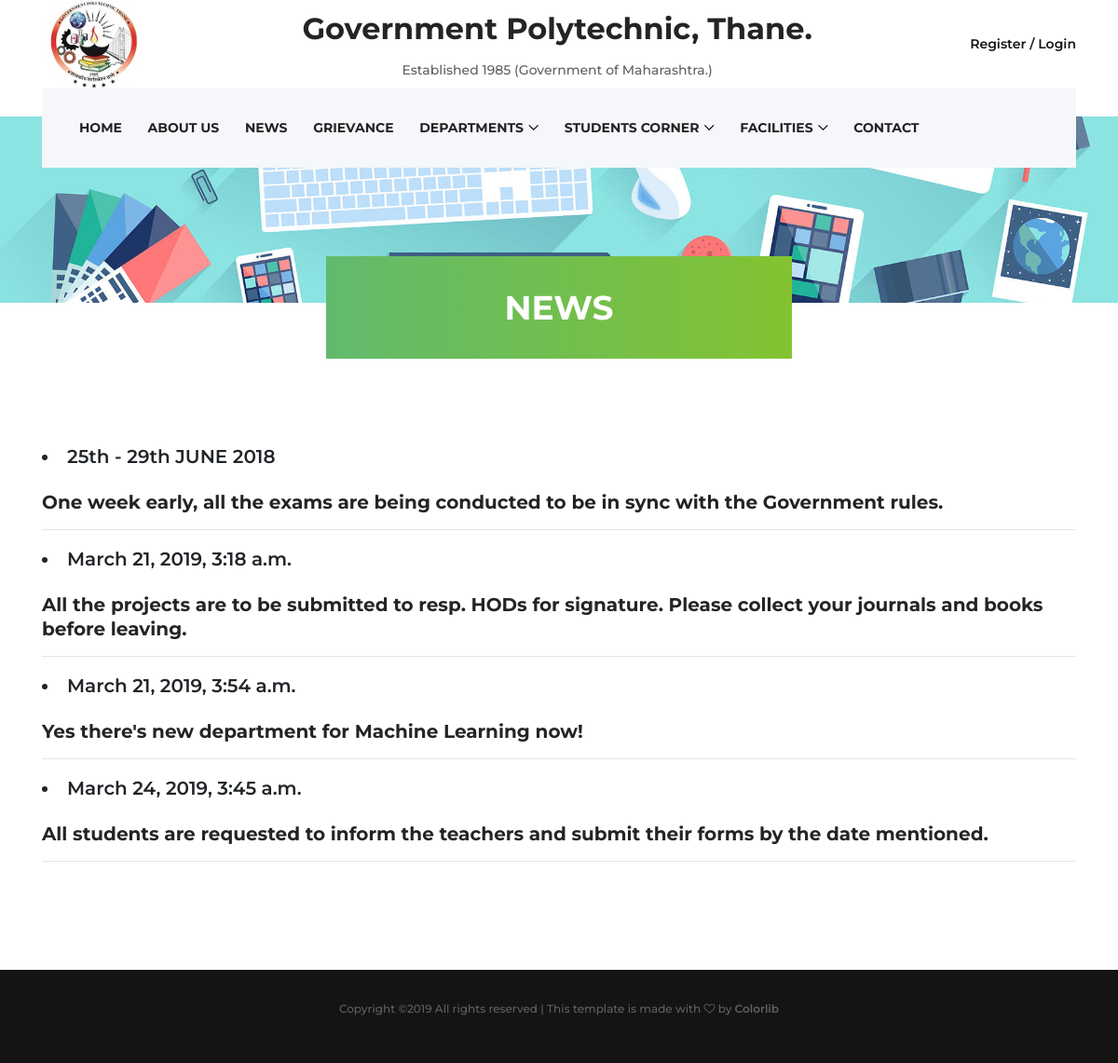
The app's page /news, older data.
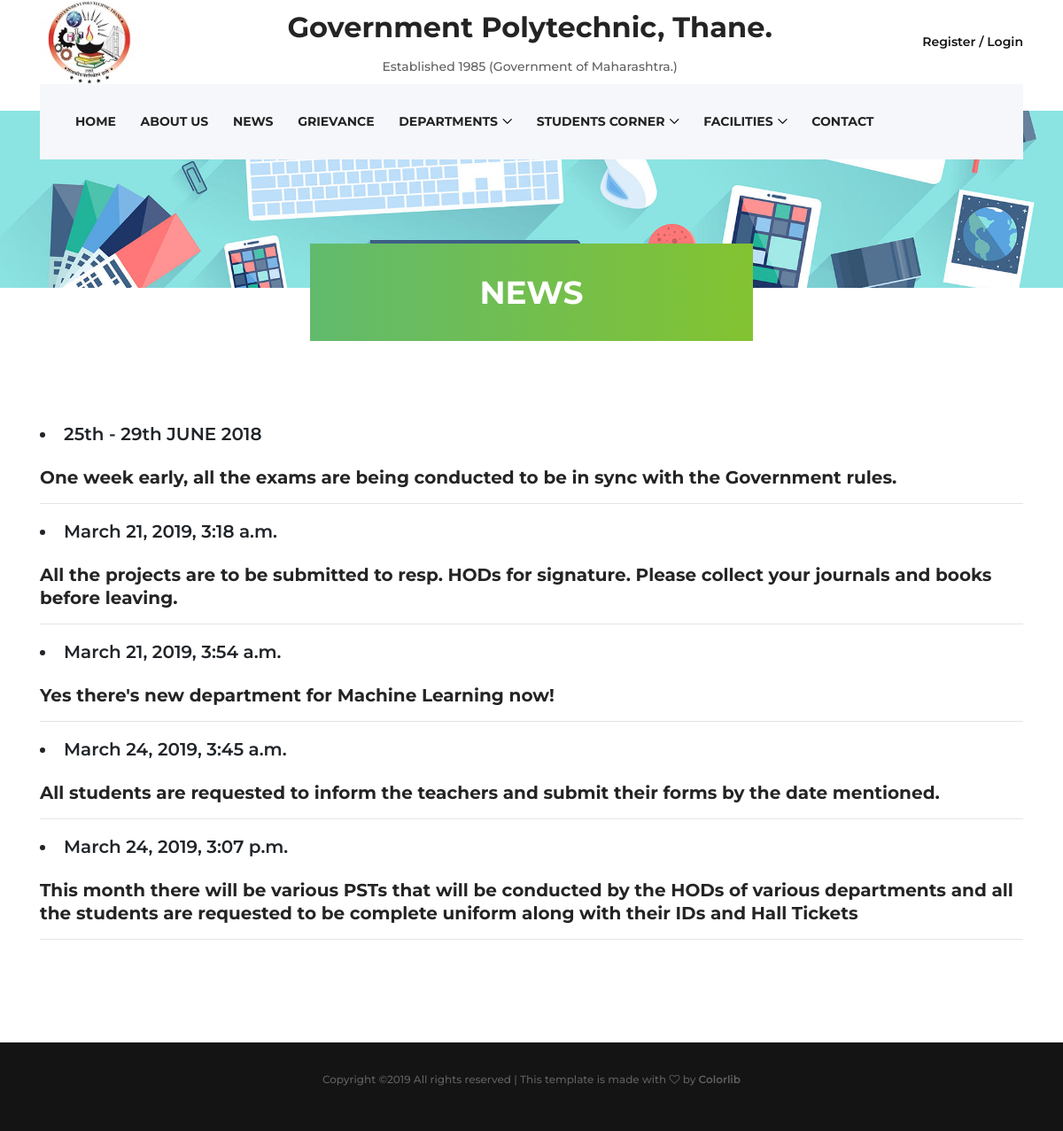
The same page, newer data.
### blogs/models.py (models this page shows, shortened)
class News(models.Model):
    news_title = models.CharField(max_length=500)
    news_content = models.TextField()
    news_date = models.DateTimeField(default=timezone.now)

### mainweb/views.py (the view)
# urls.py: path('news', views.news, name="news"),
def news(request):
    newslist = News.objects.all()
    context = { 'newslist' : newslist }
    return render(request, 'mainweb/news.html', context)

### mainweb/templates/mainweb/news.html (shortened to what this page needs)
<!DOCTYPE html>
<html lang="en">
<head>
    <link rel="stylesheet" href="/static/scss/_mixin.scss">
    <link rel="stylesheet" href="/static/scss/_responsive.scss">
    <link rel="stylesheet" href="/static/scss/_theme_color.scss">
    <link rel="stylesheet" href="/static/scss/_variables.scss">
    <link rel="stylesheet" href="/static/scss/style.scss">
    <link rel="stylesheet" href="/static/css/owl.carousel.min.css">
    <link rel="stylesheet" href="/static/css/magnific-popup.css">
    <link rel="stylesheet" href="/static/css/font-awesome.min.css">
    <link rel="stylesheet" href="/static/css/animate.css">
    <link rel="stylesheet" href="/static/css/custom-icon.css">
    <link rel="stylesheet" href="/static/css/bootstrap.min.css">
    <link rel="stylesheet" href="/static/css/classy-nav.min.css">
    <link rel="stylesheet" href="https://stackpath.bootstrapcdn.com/bootstrap/4.3.1/css/bootstrap.min.css">
    <link rel="stylesheet" href="/static/css/style.css">
</head>
<body>
       <header class="header-area">
        <div class="top-header">
            <div class="container h-100">
                <div class="row h-100">
                    <div class="col-12 h-100">
                        <div class="header-content h-100 d-flex align-items-center justify-content-between">
                            <div class="academy-logo">
                                <a href="index.html"><img src="/static/img/bg-img/gpt-logo.jpg" height="110" width="110"></a>
                            </div>
                            <div class="heading1">
                                <h2>Government Polytechnic, Thane. </h2>
                                <p>Established 1985 (Government of Maharashtra.)</p>
                            </div>
                            <div class="login-content">
                                <a href="#">Register / Login</a>
                            </div>
                        </div>
                    </div>
                </div>
            </div>
        </div>
         <div class="academy-main-menu">
            <div class="classy-nav-container breakpoint-off">
                <div class="container">
                    <nav class="classy-navbar justify-content-between" id="academyNav">
                        <div class="classy-menu">
                            <div class="classynav">
                                <ul>
                                    <li><a href="index.html">Home</a></li>
                                    <li><a href="abtus.html">About Us</a></li>
                                    <li><a href="news.html">News</a></li>
                                    <li><a href="index.html">Grievance</a></li>
                                    <li><a href="#">Departments</a>
                                    </li>
                                    <li><a href="#">Students corner</a>
                                        </li>
                                    <li><a href="course.html">Facilities</a>
                                    </li>
                                    <li><a href="contact.html">Contact</a></li>
                                </ul>
                            </div>
                        </div>
                    </nav>
                </div>
            </div>
        </div>
    </header>
    <div class="breadcumb-area bg-img" style="background-image: url(/static/img/bg-img/Graphic-Designer.jpg);">
        <div class="bradcumbContent">
            <h2>NEWS</h2>
        </div>
    </div>
    <section class="about-us-area mt-50 section-padding-100">
        <div class="container">
            <div class="row">
                <div class="col-12">
                    <li style="list-style-type:disc;font-size: 20px;font-weight: 600;">
                    25th - 29th JUNE 2018
                    </li><br>
                    <h5>One week early, all the exams are being conducted to be in sync with the Government rules.</h5>
                    <hr>
                    {% for News in newslist %}
                    <li style="list-style-type:disc;font-size: 20px;font-weight: 600;">
                        {{ News.news_date }}
                    </li><br>
                    <h5>{{ News.news_content }}</h5>
                        <hr>
                        {% endfor %}
                </div>
            </div>
        </div>
    </section>
    <footer class="footer-area">
        <div class="bottom-footer-area">
            <div class="container">
                <div class="row">
                    <div class="col-12">
                        <p>
Copyright &copy;<script>document.write(new Date().getFullYear());</script> All rights reserved | This template is made with <i class="fa fa-heart-o" aria-hidden="true"></i> by <a href="https://colorlib.com" target="_blank">Colorlib</a>
</p>
                    </div>
                </div>
            </div>
        </div>
    </footer>
</body>
</html>

### mainweb/static/css/style.css (style rules this page uses)
* { margin: 0; padding: 0; }
body { font-family: "Montserrat", sans-serif; font-size: 14px; }
h1, h2, h3, h4, h5, h6 { color: #242424; line-height: 1.3; font-weight: 700; }
p { color: #606060; font-size: 14px; line-height: 2; font-weight: 500; }
a, a:hover, a:focus { -webkit-transition-duration: 500ms; transition-duration: 500ms; text-decoration: none; outline: 0 solid transparent; color: #141414; font-weight: 600; font-size: 14px; }
ul, ol { margin: 0; }
ul li, ol li { list-style: none; }
img { height: auto; max-width: 100%; }
.mt-50 { margin-top: 50px !important; }
.section-padding-100 { padding-top: 100px; padding-bottom: 100px; }
.bg-img { background-position: center center; background-size: cover; background-repeat: no-repeat; }
.header-area { position: relative; z-index: 100; width: 100%; height: 125px; }
.header-area .top-header { width: 100%; height: 95px; }
.heading1 p { text-align: center; margin-top: 10px; }
.heading1 h2 { margin-top: 20px; }
.header-area .top-header .login-content a { display: inline-block; font-weight: 600; }
.header-area .academy-main-menu { position: absolute; width: 100%; height: 85px; background-color: transparent; top: 95px; z-index: 100; left: 0; right: 0; }
.header-area .academy-main-menu .classy-nav-container { background-color: transparent; }
.header-area .academy-main-menu .classy-navbar { background-color: #f5f7fa; height: 85px; padding: 0; }
.header-area .academy-main-menu .classy-navbar .classynav ul li a { font-weight: 700; text-transform: uppercase; }
.header-area .academy-main-menu .classynav { padding-left: 2em; }
.bottom-footer-area { background-color: #141414; padding: 30px 0; text-align: center; }
.bottom-footer-area p { font-size: 12px; }
.bottom-footer-area p a { color: #606060; font-size: 12px; }
.breadcumb-area { position: relative; z-index: 10; width: 100%; height: 200px; }
.breadcumb-area .bradcumbContent { width: 500px; height: 110px; background: #61ba6d; background: -webkit-linear-gradient(to right, #61ba6d, #83c331); background: linear-gradient(to right, #61ba6d, #83c331); position: absolute; bottom: -60px; -webkit-transform: translateX(-50%); transform: translateX(-50%); left: 50%; z-index: 30; }
.breadcumb-area .bradcumbContent h2 { text-align: center; line-height: 110px; font-size: 36px; color: #ffffff; }

Row changes from the older to the newer data that the page shows:
added News: news_date "March 24, 2019, 3:07 p.m.", news_content "This month there will be various PSTs that will be conducted by the HODs of various departments and all the students are requested to be complete uniform along with their IDs and Hall Tickets"
